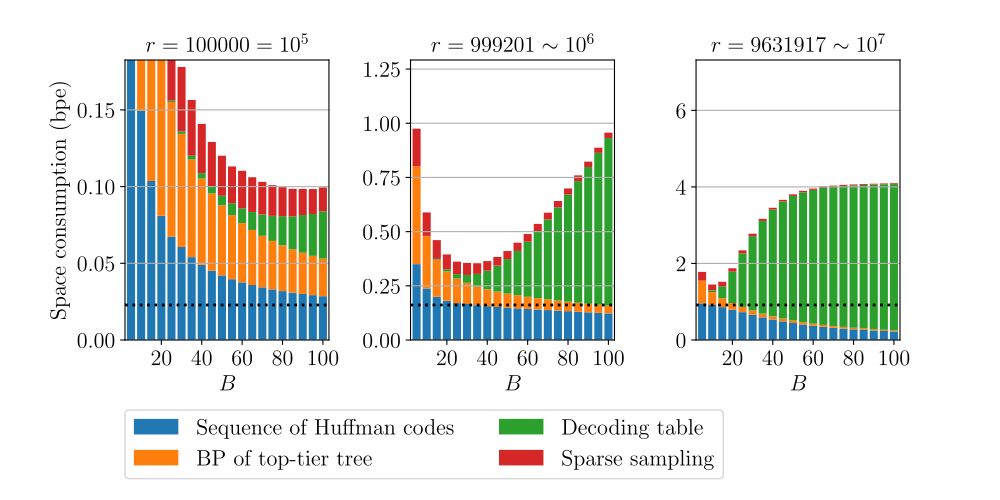

Write the Python code that produced this figure.
import sys
from functools import lru_cache
from math import log2

import matplotlib.pyplot as plt
import numpy as np

N = 10**8
expected_rs = [N // 1000, N // 100, N // 10]

for_paper = True


plt.rcParams["font.size"] = 16

if for_paper:
    plt.rcParams["text.usetex"] = True
    plt.rcParams["font.family"] = "Times New Roman"

fig_ext = ".pdf" if for_paper else ".png"

name_no_ext = sys.argv[0][:-3]
file_names = [f"{name_no_ext}_{N}_{r}.txt" for r in expected_rs]

item_line_count = 16
label_to_line_indices = {
    "Sequence of Huffman codes": [7, 8],
    "BP of top-tier tree": [2],
    "Decoding table": [9],
    "Sparse sampling": [10],
}

Bs = list(range(5, 101, 5))


def log_combination(n, k):
    ret = 0
    for i in range(1, k + 1):
        ret += log2(n - i + 1)
        ret -= log2(i)
    return ret


@lru_cache(None)
def log_narayana(n, k):
    return 2 * log_combination(n, k)  # + log2(k) - log2(n - k + 1) - log2(n)


rs = []
data_map = dict()
time_map = dict()
for expected_r, file_name in zip(expected_rs, file_names):

    with open(file_name) as f:
        lines = f.readlines()

    idx = 2

    def check(name, value):
        global idx
        assert (
            lines[idx].rstrip() == f"{name} = {value}"
        ), f"{lines[idx].rstrip()} / {name} = {value}"
        idx += 1

    check("N", N)
    check("Q", 10**6)

    check("r(expected)", expected_r)
    r = int(lines[idx].split()[-1])
    rs.append(r)
    check("r", r)

    for B in Bs:
        idx += 1
        check("B", B)
        block = lines[idx : idx + item_line_count]
        idx += item_line_count
        total_actual = 0
        for label, line_indices in label_to_line_indices.items():
            val = 0
            for line_index in line_indices:
                val += int(block[line_index].split()[-1])
            data_map[(label, r, B)] = val
            total_actual += val
        total_expected = int(block[1].split()[-1])
        assert (
            total_actual == total_expected
        ), f"{total_actual} {total_expected} \n {block}"
        # print(block[-1])
        time_map[(r, B)] = int(block[-1].split()[-2])

# print(time_map)

fig, axes = plt.subplots(2, 3, figsize=(10, 5), gridspec_kw={"height_ratios": [4, 1]})
fig.subplots_adjust(wspace=0.4)
xs = np.arange(len(Bs))
titles = [f"$r = {r}" for r in rs]
titles[0] += r"= 10^5$"
titles[1] += r"\sim 10^6$"
titles[2] += r"\sim 10^7$"
for r, ax, title in zip(rs, axes[0], titles):
    stack_plot = {
        key: [data_map[(key, r, B)] / N for B in Bs] for key in label_to_line_indices
    }

    # ax.stackplot(Bs, stack_plot.values(), labels=stack_plot.keys(), alpha=0.7)
    ax.grid(axis="x")
    bottom = np.zeros(len(Bs))
    for label, weights in stack_plot.items():
        p = ax.bar(xs, weights, 0.8, label=label, bottom=bottom)
        bottom += weights

    ax.axhline(
        log_narayana(N, r) / N,
        0,
        1,
        color="black",
        linestyle="dotted",
        linewidth=2,
    )

    ax.grid()
    ax.set_xlabel("$B$")
    ax.set_ylim(0, log_narayana(N, r) / N * 8)
    ax.set_xlim(xs[0] - 0.6, xs[-1] + 0.6)
    ax.set_xticks(xs[3::4])
    ax.set_xticklabels(Bs[3::4])
    ax.set_title(title, fontsize=16)

for ax in axes[1]:
    fig.delaxes(ax)

axes[0, 0].set_ylabel("Space consumption (bpe)")
axes[0, 0].legend(bbox_to_anchor=(0, -0.25), loc="upper left", borderaxespad=0, ncol=2)
# plt.tight_layout()
plt.savefig(name_no_ext + fig_ext)
